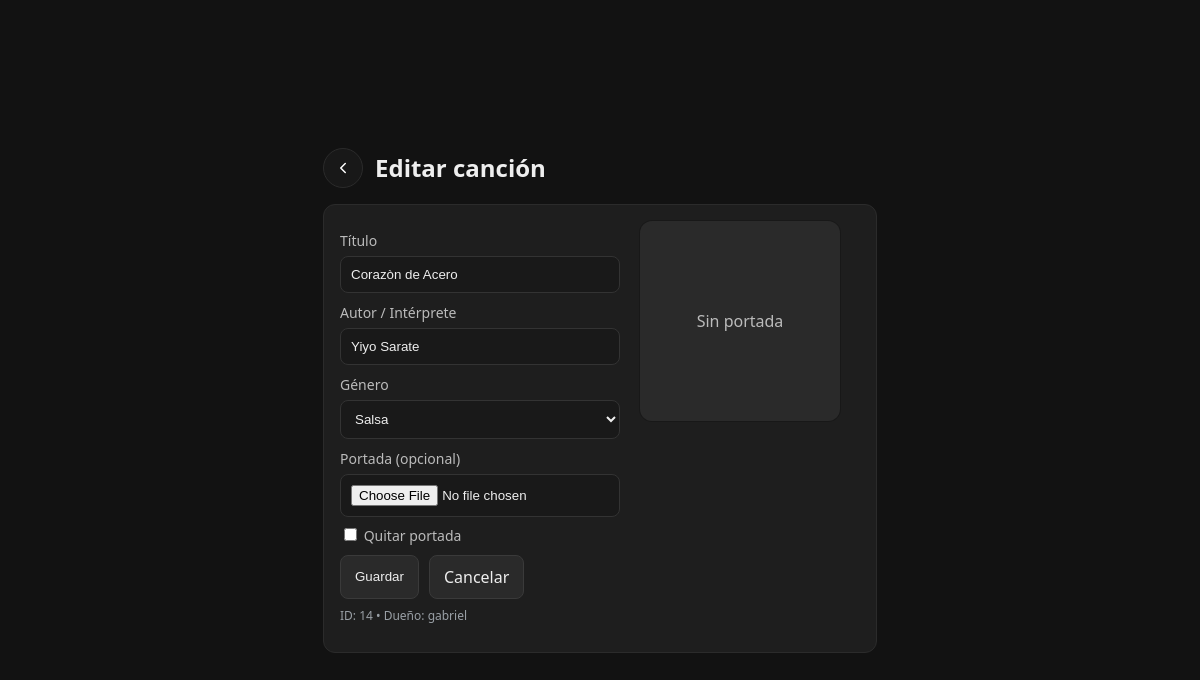
The page /gestion/canciones/editar/14/ (signed in) on the database its author committed.
### inicio_sesion/models.py (models this page shows, shortened)
class Song(models.Model):
    title = models.CharField(max_length=200)
    artist_display_name = models.CharField(max_length=200)
    genre = models.CharField(max_length=40, blank=True, default="", db_index=True)
    owner_user = models.CharField(max_length=100, db_index=True)
    audio_file = models.FileField(
        upload_to="uploaded_songs/",
        validators=[
            FileExtensionValidator(allowed_extensions=["mp3", "wav", "ogg", "m4a", "flac"])
        ],
    )
    cover_image = models.ImageField(upload_to="uploaded_covers/", null=True, blank=True)
    audio_sha256 = models.CharField(max_length=64, blank=True, default="", db_index=True)
    created_at = models.DateTimeField(auto_now_add=True)
    visibility = models.CharField(
        max_length=16,
        choices=(("public", "public"), ("removed", "removed")),
        default="public",
        db_index=True,
    )
    class Meta:
        db_table = "Songs"
        ordering = ["-created_at"]
        indexes = [
            models.Index(
                fields=["owner_user", "audio_sha256", "visibility"],
                name="idx_song_owner_hash_vis",
            )
        ]

### gestion/views_music.py (the view, shortened to what this page needs)
# urls.py: path("canciones/editar/<int:song_id>/", vm.editar_cancion, name="editar_cancion"),
@require_http_methods(["GET", "POST"])
def editar_cancion(request, song_id: int):
    username = _require_session_user(request)
    if not username:
        return _redirect_login_clean(request)
    role = _get_user_role(username)
    if not _is_admin(role):
        return HttpResponse("No autorizado", status=403)
    song = get_object_or_404(Song, id=song_id)
    return render(request, "gestion/editar_cancion.html", {"song": song})

### inicio_sesion/auth_helpers.py (called while the page is built)
def _require_session_user(request):
    return request.session.get("user")

def _get_user_role(username: str) -> str:
    try:
        u = Users.objects.get(user=username)
        return (u.type or "").strip()
    except Users.DoesNotExist:
        return ""

def _is_admin(role: str) -> bool:
    return role.lower() == "administrador"

### gestion/templates/gestion/editar_cancion.html (shortened to what this page needs)
{% load static %}
<!DOCTYPE html>
<html lang="es">
<head>
  <link rel="stylesheet" href="{% static 'inicio_sesion/GlobalStyles.css' %}">
  <link rel="stylesheet" href="{% static 'inicio_sesion/ComponentStyles.css' %}">
</head>
<body>
  <div class="page">
    <header class="hdr">
      <a class="icon-btn" href="{% url 'gestion' %}" aria-label="Volver a Gestión" title="Volver a Gestión">
        <svg xmlns="http://www.w3.org/2000/svg" width="18" height="18" viewBox="0 0 24 24" fill="none" stroke="currentColor" stroke-width="2" stroke-linecap="round" stroke-linejoin="round" aria-hidden="true"><polyline points="15 18 9 12 15 6"></polyline></svg>
      </a>
      <h2 style="margin:0">Editar canción</h2>
    </header>
    <div class="card">
      <form method="post" enctype="multipart/form-data" action="{% url 'editar_cancion' song.id %}">
        <div class="form-grid">
          <div>
            <div class="field">
              <label for="title">Título</label>
              <input id="title" name="title" type="text" class="textlike" required value="{{ song.title }}">
            </div>
            <div class="field">
              <label for="artist_display_name">Autor / Intérprete</label>
              <input id="artist_display_name" name="artist_display_name" type="text" class="textlike" required value="{{ song.artist_display_name }}">
            </div>
            <div class="field">
              <label for="genre">Género</label>
              <select id="genre" name="genre" required>
                <option value="salsa" {% if song.genre == 'salsa' %}selected{% endif %}>Salsa</option>
              </select>
            </div>
            <div class="field">
              <label for="cover_image">Portada (opcional)</label>
              <input id="cover_image" name="cover_image" type="file" accept=".png,.jpg,.jpeg,.webp">
              <div class="field" style="margin-top:8px">
                <label class="help"><input type="checkbox" name="remove_cover" value="1"> Quitar portada</label>
              </div>
            </div>
            <div class="row-actions">
              <button class="btn" type="submit">Guardar</button>
              <a class="btn" href="{% url 'gestion' %}">Cancelar</a>
            </div>
            <p class="help" style="margin-top:8px">ID: {{ song.id }} • Dueño: {{ song.owner_user }}</p>
          </div>
          <div class="cover-side">
            {% if song.cover_image %}
              <img class="cover" src="{{ song.cover_image.url }}" alt="Portada actual" onerror="this.style.visibility='hidden'">
            {% else %}
              <div class="cover ph">Sin portada</div>
            {% endif %}
          </div>
        </div>
      </form>
    </div>
  </div>
</body>
</html>

### inicio_sesion/static/inicio_sesion/GlobalStyles.css (style rules this page uses)
body { margin:0; padding:0; height:100vh; background-color:#1a1a1a; display:flex; flex-direction:column; align-items:center; justify-content:center; }

### inicio_sesion/static/inicio_sesion/ComponentStyles.css (style rules this page uses)
:root { --danger:#e32636; --danger-2:#ff4d5e; --danger-line:#6b1b21; --danger-glow-inset:rgba(227,38,54,.35); --danger-glow-outer:rgba(227,38,54,.25); }

### gestion/templates/gestion/editar_cancion.html (style rules this page uses)
:root { --bg:#121212; --card:#1e1e1e; --line:#2b2b2b; --muted:#9aa0a6; --btn:#2a2a2a; --btnb:#3a3a3a; }
* { box-sizing:border-box }
body { font-family:system-ui,-apple-system,Segoe UI,Roboto,Arial;background:var(--bg);color:#eee;margin:0 }
.page { padding:16px 24px;max-width:960px;margin:0 auto }
header.hdr { display:flex;align-items:center;gap:12px;margin:0 0 16px }
.icon-btn { display:inline-flex;align-items:center;justify-content:center;width:40px;height:40px;border-radius:999px;border:1px solid var(--line);background:#181818;color:#fff;text-decoration:none }
.card { background:var(--card);border:1px solid var(--line);border-radius:12px;padding:16px }
.form-grid { display:grid; grid-template-columns: minmax(280px, 1fr) 220px; gap:20px; align-items:start; }
.field { margin:10px 0 }
.field label { display:block;margin:0 0 6px;font-size:14px;color:#bbb }
.textlike, select, input[type="file"] { width:100%; padding:10px; border-radius:8px; border:1px solid #333; background:#191919; color:#eee; max-width:520px; }
.help { color:var(--muted); font-size:12px }
.cover-side { position:relative; display:flex; flex-direction:column; gap:10px; align-items:flex-start; }
.cover { width:200px; height:200px; border-radius:12px; background:#2a2a2a; object-fit:cover; box-shadow:0 0 0 1px rgba(0,0,0,.2); }
.cover.ph { display:flex;align-items:center;justify-content:center;color:#bbb }
.row-actions { display:flex;gap:10px;flex-wrap:wrap;margin-top:6px }
.btn { padding:10px 14px;border-radius:8px;border:1px solid var(--btnb);background:var(--btn);color:#eee;cursor:pointer;text-decoration:none;display:inline-block }

### rows shown on the page
Song: title "Corazòn de Acero", artist_display_name "Yiyo Sarate", genre "Salsa", id "14", owner_user "gabriel"
